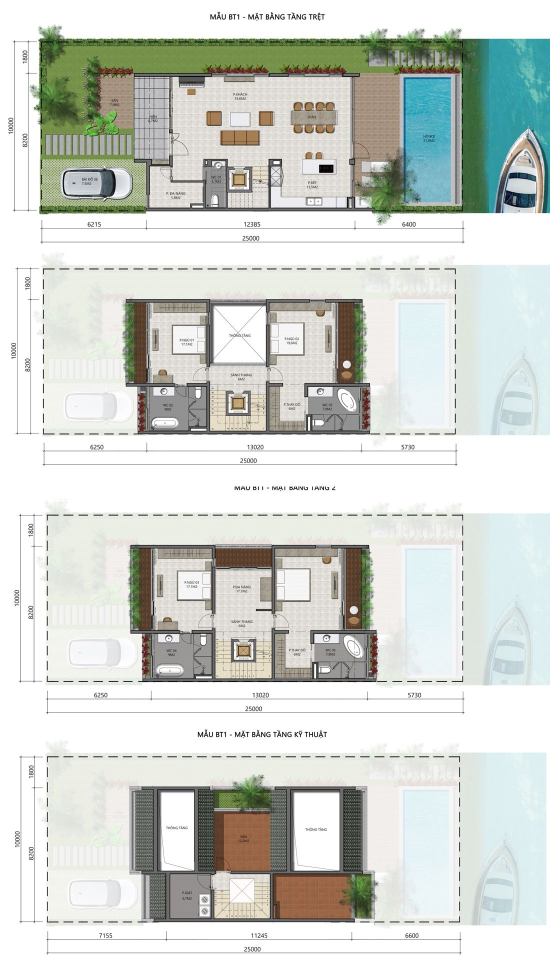
#> input picture danang-data/web/bt1.jpg, 1100 x 1939 px (shown at 1/2 size)
$ python fb-thi-truong-can-ho-da-nang-quy-3-2026.py ../../danang-data/web/bt1.jpg ../../danang-data/web/ph-mat-ngoai.jpg
#> lines starting #> are read from the running program, lines starting #| are printed output that depends on the picture; after the words box and inside, x2 and y2 are one past the last pixel; in counts of white or black regions, pixels touching at a corner belong together
"""Ảnh FB dọc 1080×1350 – thị trường căn hộ Đà Nẵng quý III/2026 (số liệu DKRA, báo chí trích dẫn).
Chạy: python3 fb-thi-truong-can-ho-da-nang-quy-3-2026.py <anh-dai-dien.jpg> <out.jpg>"""
import sys, random
from PIL import Image, ImageDraw, ImageFont

AVA, OUT = sys.argv[1], sys.argv[2]
W, H, S = 1080, 1350, 2
im = Image.new('RGB', (W * S, H * S), (12, 28, 54))
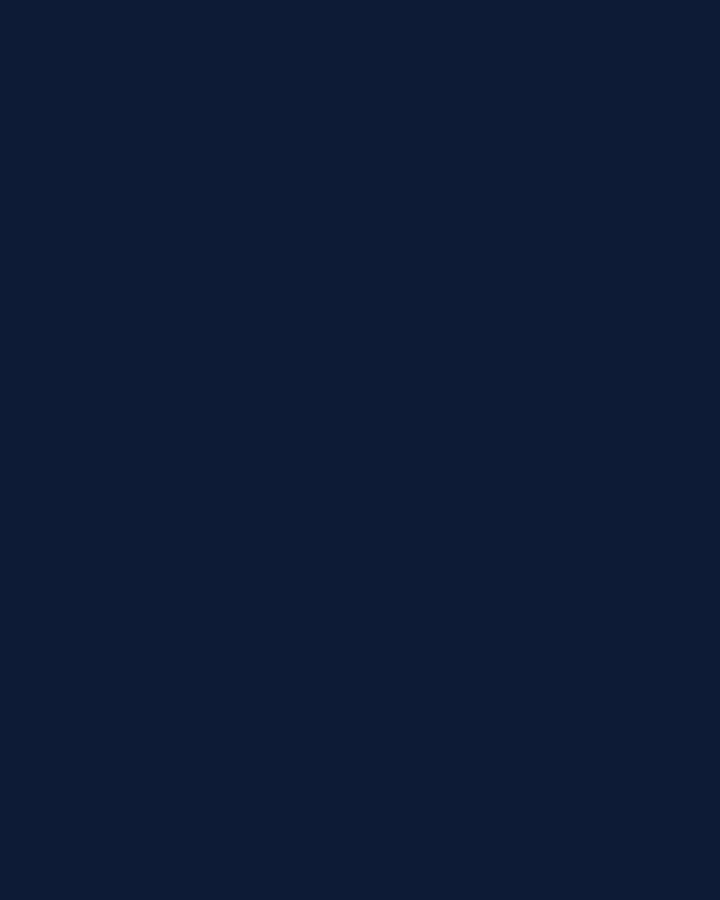
#> im: PIL image 2160x2700 RGB (shown at 1/3 size); mean R, G, B 12, 28, 54
d = ImageDraw.Draw(im, 'RGBA')
I = '/usr/share/fonts/opentype/inter/'
F = lambda n, s: ImageFont.truetype(I + n, s * S)
P = lambda *v: tuple(int(x * S) for x in v)
NAVY, GOLD, CREAM, MINT, CORAL = (15, 34, 64), (216, 177, 106), (248, 242, 230), (120, 214, 190), (255, 140, 120)

# Nền: trời đêm xanh tím, trăng, sông Hàn, dãy nhà cao tầng có ô cửa sáng
for y in range(560 * S):
    t = y / (560 * S)
    c = tuple(int(a + (b - a) * t) for a, b in zip((10, 22, 48), (52, 60, 110)))
    d.line([(0, y), (W * S, y)], fill=c)
d.ellipse(P(860, 70, 960, 170), fill=(255, 236, 200))
d.ellipse(P(840, 60, 940, 160), fill=(10, 22, 48) + (0,))
random.seed(5)
for _ in range(50):
    x, y = random.randint(0, W), random.randint(0, 300)
    d.ellipse(P(x - 1.2, y - 1.2, x + 1.2, y + 1.2), fill=(255, 255, 255, random.randint(80, 200)))
x = 0
random.seed(9)
while x < W:  # dãy nhà
    w = random.randint(50, 110)
    h = random.randint(120, 330)
    top = 560 - h
    d.rectangle(P(x, top, x + w, 560), fill=(20, 32, 62))
    for wy in range(top + 14, 548, 22):
        for wx in range(x + 10, x + w - 12, 18):
            if random.random() < 0.45:
                d.rectangle(P(wx, wy, wx + 8, wy + 10), fill=(255, 214, 140, random.randint(120, 230)))
    x += w + random.randint(6, 16)
#> this loop made 12 passes
#> (w, h, top, x) on passes 1 to 12: (79, 276, 284, 94), (104, 158, 402, 207), (56, 314, 246, 270), (109, 132, 428, 392), (79, 135, 425, 477), (95, 318, 242, 586), (56, 238, 322, 652), (80, 253, 307, 748), (64, 164, 396, 818), (75, 155, 405, 900), (66, 199, 361, 980), (107, 224, 336, 1103)
#> after the loop, x = 1103
# cần cẩu nhỏ (nguồn cung mới đang xây)
cx = 760
d.rectangle(P(cx - 5, 250, cx + 5, 560), fill=GOLD)
d.rectangle(P(cx - 60, 244, cx + 170, 252), fill=GOLD)
d.line(P(cx, 210, cx + 170, 248), fill=GOLD, width=2 * S)
d.line(P(cx, 210, cx - 60, 248), fill=GOLD, width=2 * S)
d.polygon(P(cx - 5, 246, cx, 210, cx + 5, 246), fill=GOLD)
d.line(P(cx + 140, 252, cx + 140, 330), fill=CREAM, width=S)
d.rectangle(P(cx + 128, 330, cx + 152, 344), fill=CORAL)
# sông
for y in range(560 * S, 640 * S):
    t = (y - 560 * S) / (80 * S)
    d.line([(0, y), (W * S, y)], fill=tuple(int(a + (b - a) * t) for a, b in zip((40, 50, 92), (14, 30, 58))))
for i in range(10):
    yy = 570 + i * 7
    for xx in range(30, W, 140):
        d.line(P(xx + i * 9, yy, xx + 50 + i * 9, yy), fill=(255, 210, 150, 70), width=S)

# Chữ trên trời
tag = 'THỊ TRƯỜNG · QUÝ III/2026'
ft = F('Inter-Bold.otf', 22)
tw = d.textlength(tag, font=ft) / S
#> tw = 294.3
d.rounded_rectangle(P(60, 64, 60 + tw + 44, 106), radius=21 * S, fill=GOLD)
d.text(P(82, 72), tag, font=ft, fill=NAVY)
d.text(P(58, 126), 'Căn hộ Đà Nẵng:', font=F('InterDisplay-ExtraBold.otf', 70), fill=CREAM)
d.text(P(58, 206), 'nguồn cung ít đi,', font=F('InterDisplay-ExtraBold.otf', 70), fill=CREAM)
d.text(P(58, 286), 'giá vẫn giữ vững', font=F('InterDisplay-ExtraBold.otf', 70), fill=(255, 196, 140))

# Khối số liệu
d.rectangle(P(0, 640, W, H), fill=NAVY)
d.line(P(0, 640, W, 640), fill=GOLD, width=3 * S)
cards = [
    ('4.385', 'căn sơ cấp đang chào bán', '▼ 14% so với quý II', CORAL),
    ('2.099', 'căn bán được trong quý', '▼ 25% so với quý II', CORAL),
    ('68%', 'giao dịch là căn hạng B', 'tổng tiền vừa phải bán nhanh', MINT),
    ('500–1.000', 'căn mới dự báo quý IV', 'Ngũ Hành Sơn · Hải Châu · Sơn Trà', GOLD),
]
cw, ch, gx, gy = 462, 196, 36, 24
for i, (big, lab, sub, col) in enumerate(cards):
    x = 60 + (i % 2) * (cw + gx)
    y = 676 + (i // 2) * (ch + gy)
    d.rounded_rectangle(P(x, y, x + cw, y + ch), radius=22 * S, fill=(24, 48, 86))
    d.rectangle(P(x, y + 24, x + 6, y + ch - 24), fill=col)
    fb = F('InterDisplay-ExtraBold.otf', 58 if len(big) < 7 else 50)
    d.text(P(x + 30, y + 22), big, font=fb, fill=CREAM)
    d.text(P(x + 30, y + 104), lab, font=F('Inter-SemiBold.otf', 25), fill=CREAM)
    d.text(P(x + 30, y + 142), sub, font=F('Inter-Medium.otf', 21), fill=col)

# Chân: ảnh đại diện + tên + nguồn
ay = 1146
ava = Image.open(AVA).convert('RGB').resize((112 * S, 112 * S), Image.LANCZOS)
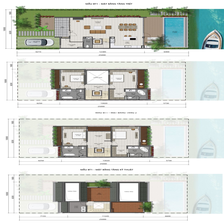
#> ava: PIL image 224x224 RGB; mean R, G, B 208.3, 212.7, 207
m = Image.new('L', ava.size, 0)
#> m: PIL image 224x224 L; every value is 0
ImageDraw.Draw(m).ellipse((0, 0, ava.size[0] - 1, ava.size[1] - 1), fill=255)
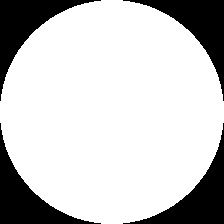
#> m: PIL image 224x224 L; 78.5% white; 4 black regions, box (x1, y1, x2, y2) and area: (0, 0, 101, 101) 2699, (123, 0, 224, 101) 2699, (0, 123, 101, 224) 2699, (123, 123, 224, 224) 2699
d.ellipse(P(60, ay - 4, 180, ay + 116), fill=GOLD)
im.paste(ava, P(64, ay), m)
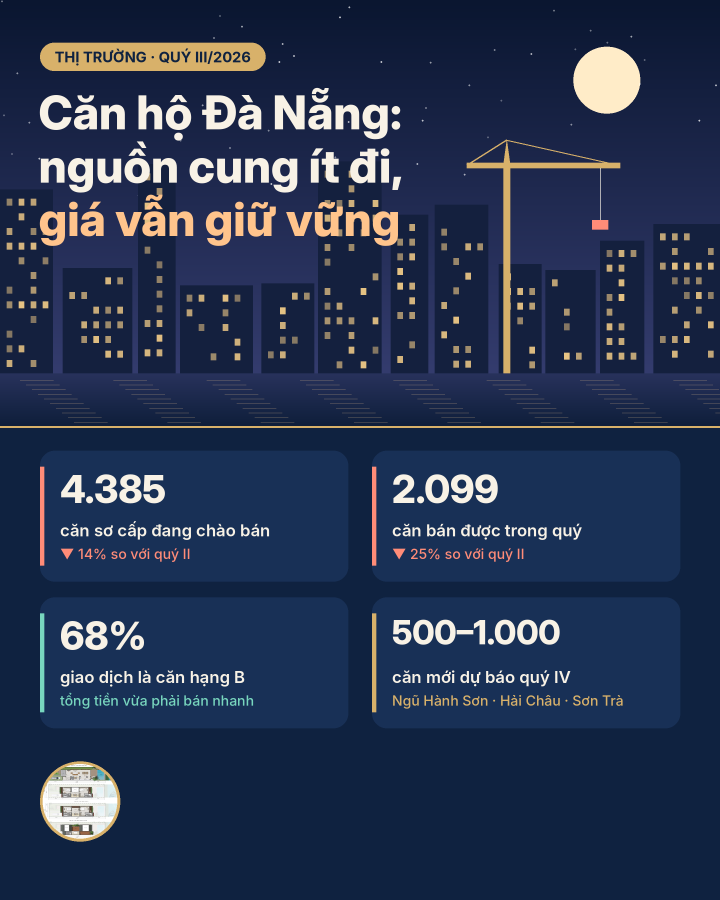
#> im: PIL image 2160x2700 RGB (shown at 1/3 size); mean R, G, B 39.4, 52.7, 80.3
d = ImageDraw.Draw(im, 'RGBA')
d.text(P(204, ay + 14), 'Hoàng Hiệp', font=F('Inter-Bold.otf', 34), fill=CREAM)
d.text(P(204, ay + 62), 'BĐS Đà Nẵng · Zalo 0904 567 009', font=F('Inter-Medium.otf', 26), fill=GOLD)
d.text(P(60, 1300), 'Số liệu: DKRA Consulting (báo chí trích dẫn) · Hình minh hoạ', font=F('Inter-Regular.otf', 19), fill=(150, 160, 180))

im.resize((W, H), Image.LANCZOS).save(OUT, quality=92, optimize=True, progressive=True)
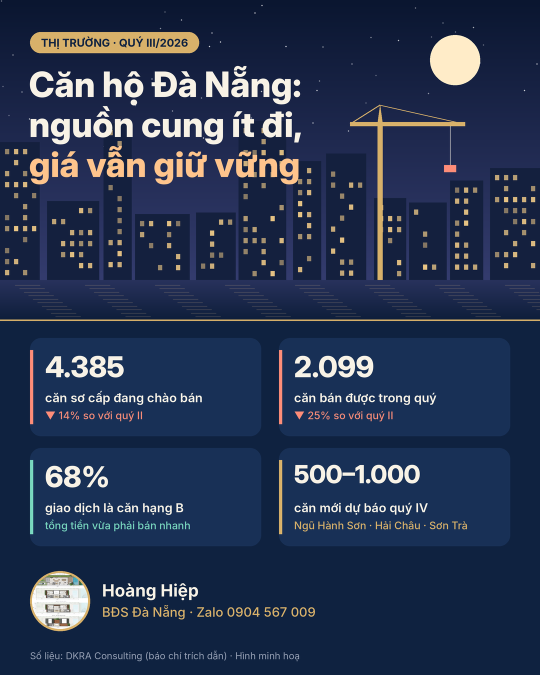
#> saved as ph-mat-ngoai.jpg: PIL image 1080x1350 RGB (shown at 1/2 size); mean R, G, B 40.2, 53.5, 80.7

$ run again, on danang-data/web/ph-noi-that.jpg
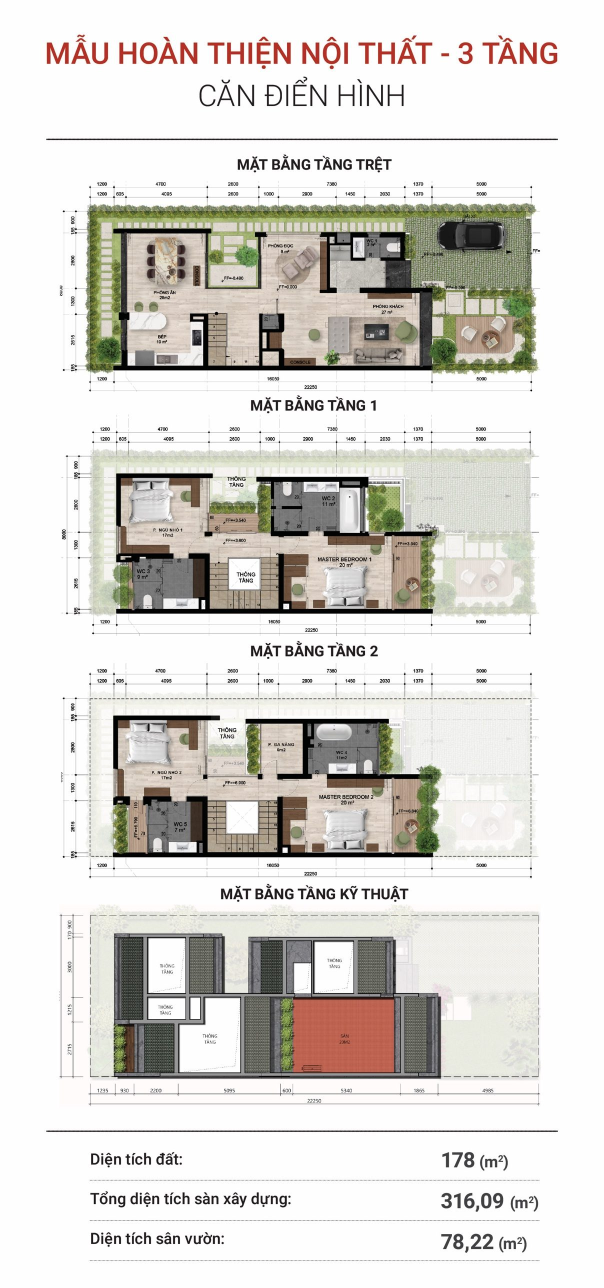
#> input picture danang-data/web/ph-noi-that.jpg, 1208 x 2576 px (shown at 1/2 size)
#> the loop `while x < W:` made 12 passes
#> (w, h, top, x) on passes 1 to 8: (79, 276, 284, 94), (104, 158, 402, 207), (56, 314, 246, 270), (109, 132, 428, 392), (79, 135, 425, 477), (95, 318, 242, 586), (56, 238, 322, 652), (80, 253, 307, 748)
#> after the loop `while x < W:`: x = 1103
#> tw = 294.3
#> `ava = Image.open(AVA).convert('RGB').resize((112 * S, 112 * S), Image...`:
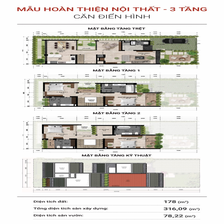
#> ava: PIL image 224x224 RGB; mean R, G, B 219.2, 216.9, 212.4
#> `im.resize((W, H), Image.LANCZOS).save(OUT, quality=92, optimize=True, ..`:
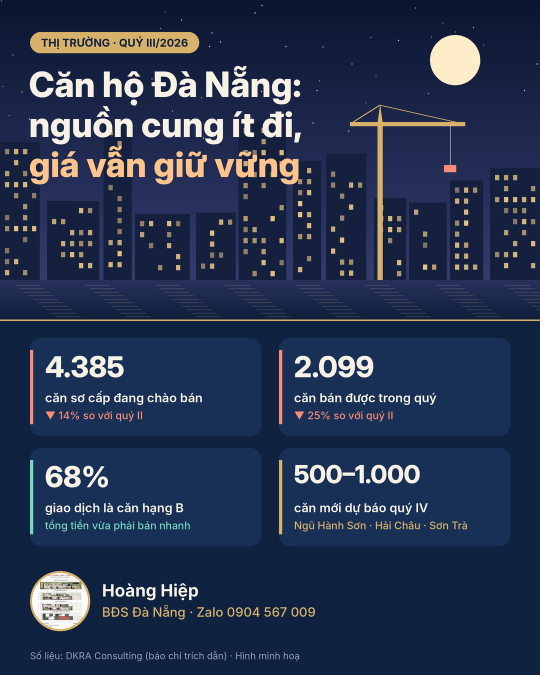
#> saved as ph-noi-that.jpg: PIL image 1080x1350 RGB (shown at 1/2 size); mean R, G, B 40.2, 53.4, 80.7
